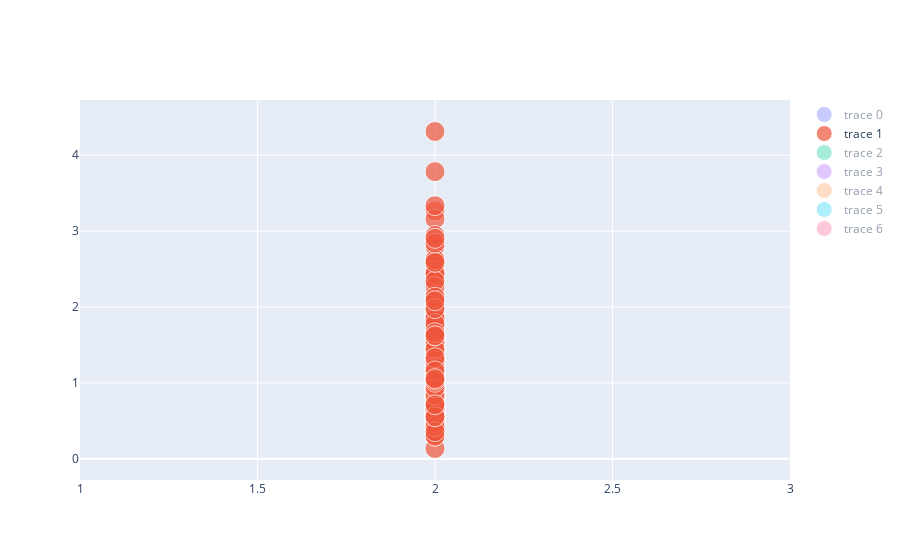

Notebook code cell kept with this figure:
### Code cell
fig = go.Figure(
    data=[create_tier_scatter(map_json, tier) for tier in range(1,8)],
    layout={
        'height': 1000,
    }
)

fig.show()
